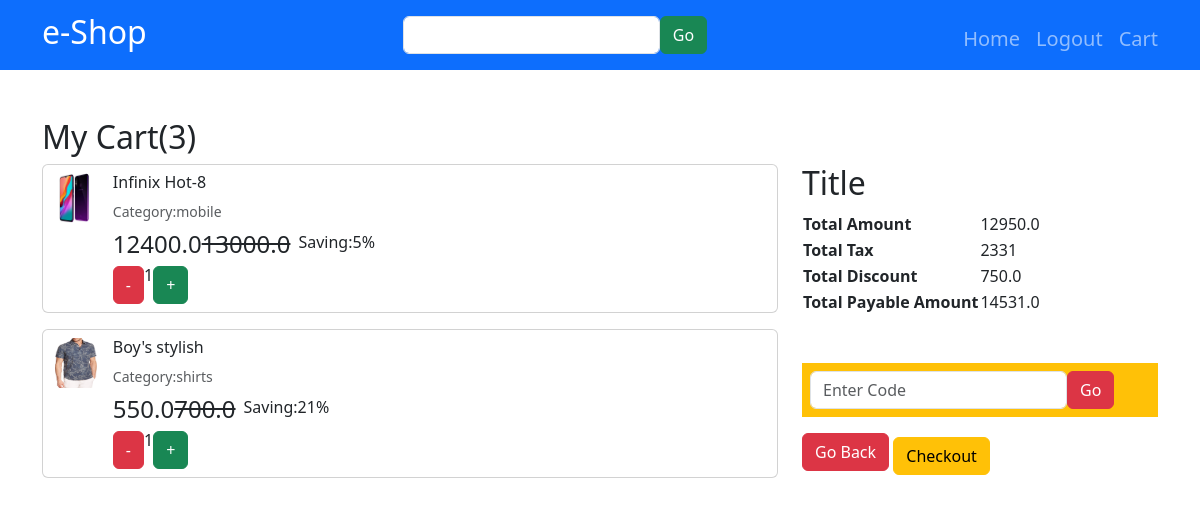
The page /cart/ (signed in) on the database as committed earlier.
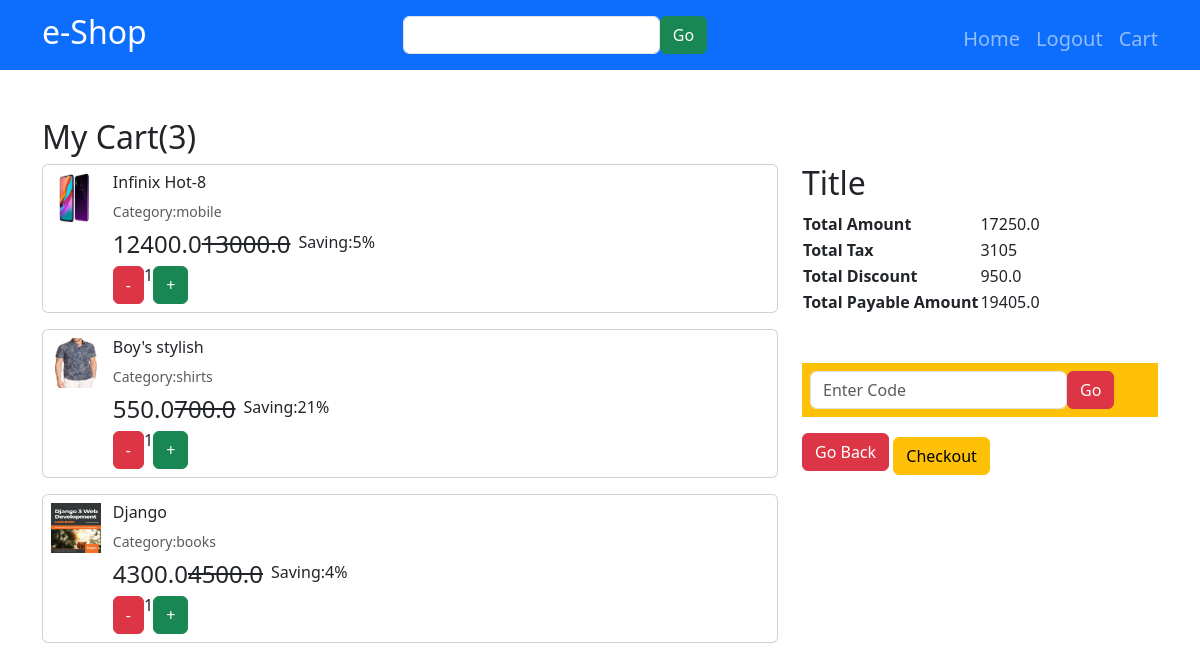
The same page on the database as committed later.
### shop/models.py (models this page shows, shortened)
class OrderItem(models.Model):
    user=models.ForeignKey(settings.AUTH_USER_MODEL,on_delete=models.CASCADE)
    ordered=models.BooleanField(default=False)
    item=models.ForeignKey(Product,on_delete=models.CASCADE)
    qty=models.IntegerField(default=1)
    def get_discount_price(self):
        return self.item.discount_price*self.qty
    def get_price(self):
        return self.item.price*self.qty
    def get_final_amount(self):
        if self.item.discount_price:
            return self.get_discount_price()
        else:
            return self.get_price()

class Product(models.Model):
    name=models.CharField(max_length=200)
    category=models.ForeignKey(Category, on_delete=models.CASCADE)
    description=models.TextField()
    image=models.ImageField()
    price=models.FloatField()
    slug=models.SlugField( null=True,blank=True)
    discount_price=models.FloatField(null=True,blank=True)
    brand=models.CharField(max_length=200)
    def getSavingParcent(self):
        result=((self.price-self.discount_price) / self.price)*100
        return round(result)

class Category(models.Model):
    title=models.CharField(max_length=200)
    description=models.TextField(null=True)
    slug=models.SlugField()

class Order(models.Model):
    user=models.ForeignKey(settings.AUTH_USER_MODEL,on_delete=models.CASCADE)
    ordered=models.BooleanField(default=False)
    items=models.ManyToManyField(OrderItem)
    ordered_date=models.DateTimeField(blank=True, null=True)
    created_at=models.DateTimeField(auto_now_add=True)
    coupon=models.ForeignKey('Coupon', on_delete=models.CASCADE,null=True,blank=True)
    address=models.ForeignKey("Address",on_delete=models.CASCADE,null=True,blank=True)
    def get_total_amount(self):
        total=0
        for oi in  self.items.all():
            total +=oi.get_final_amount()
        return total
    def get_total_dis_amount(self):
        total=0
        for oi in  self.items.all():
            total +=oi.get_price()
        return total
    def get_tax_amount(self):
        return int(self.get_total_amount() * 0.18)
    def get_discount_amount(self):
        return self.get_total_dis_amount()- self.get_total_amount()
    def get_payable_amount(self):
        return self.get_total_amount()+self.get_tax_amount()-self.get_discount_amount()

### shop/views.py (the view)
# urls.py: path('cart/',myCart,name='cart'),
@login_required()
def myCart(r):
    data={}
    data['order']=Order.objects.get(user=r.user,ordered=False)
    return render(r, 'cart.html',data)

### templates/cart.html (shortened to what this page needs)
{% extends "base.html" %}
{% block content %}
<div class="container">
    <div class="row">
        <h2 class="h2">My Cart(3)</h2>
    </div>
    <div class="row">
        <div class="col-8">
            {% for order_item in order.items.all %}
            <div class="card mb-3 p-2">
                <div class="row d-flex">
                    <div class="col-1">
                        <img src="{{order_item.item.image.url}}" class="" style="height: 50px; width:50px" alt="">
                    </div>
                    <div class="col-10">
                        <div class="">
                            <h2 class="h6">{{order_item.item.name}}</h2>
                            <p class="text small mb-2 text-muted">Category:{{order_item.item.category.title}}</p>
                            <div class=" d-flex gap-2">
                                {% if order_item.item.discount_price %}
                                <h4>{{order_item.item.discount_price}}<del>{{order_item.item.price }}</del></h4>
                                <span class="">Saving:{{order_item.item.getSavingParcent}}%</span>
                                {% else %}
                                <h4>{{order_item.get_price}}</h4>
                                {% endif %}
                            </div>
                            <div class="d-flex  align-itmes-baseline">
                                <a href="{% url 'removeCart' order_item.item.slug %}" class="btn btn-danger">-</a>
                                <span class="h6">{{order_item.qty}}</span>
                                <a href="{% url 'addCart' order_item.item.slug %}" class="btn btn-success">+</a>
                            </div>
                        </div>
                    </div>
                </div>
            </div>
            {% endfor %}
        </div>
        <div class="col-4">
            <table>
                <h2>Title</h2>
                <tr>
                    <th>Total Amount</th>
                    <td>{{order.get_total_amount}}</td>
                </tr>
                <tr>
                    <th>Total Tax</th>
                    <td>{{order.get_tax_amount}}</td>
                </tr>
                <tr>
                    <th>Total Discount</th>
                    <td>{{order.get_discount_amount}}</td>
                </tr>
                {% if order.coupon %}
                <tr>
                    <th>Total Payable Amount</th>
                    <td>{{ order.get_payable_couopon_amount }}</td>
                </tr>
                {% else %}
                    <tr>
                        <th>Total Payable Amount</th>
                        <td>{{order.get_payable_amount}}</td>
                    </tr>
                {% endif %}
            </table>
            {% if not order.coupon %}
            <div class="d-flex mt-5 bg-warning p-2 jsutify-content-center">
                <form action="{% url 'addCoupon' %}" method="post" class="d-flex">
                    <input type="text" placeholder="Enter Code" name="code" class="form-control">
                    <button type="submit" value="Go" class="btn btn-danger">Go</button>
                </form>
            </div>
            {% endif %}
            <div class="gap-2 mt-3 ">
                <a href="" class="btn btn-danger mb-2">Go Back</a>
                <a href="{% url 'checkout' %}" class="btn btn-warning ">Checkout</a>
            </div>
        </div>
    </div>
    {% endblock %}

### templates/base.html (shortened to what this page needs)
<!DOCTYPE html>
<html lang="en">
<head>
    <link href="https://cdn.jsdelivr.net/npm/bootstrap@5.3.0-alpha1/dist/css/bootstrap.min.css" rel="stylesheet">
</head>
<body>
    <nav class="navbar-expand-lg navbar-dark bg-primary ">
        <div class="container d-flex justify-content-between py-2 ">
            <a href="{% url 'homepage' %}" class="navbar-brand fs-2">e-Shop</a>
            <form action="" method="get" class="d-flex py-2 ">
                <input type="text" name="product_search" class="form-control" >
                <button class="btn btn-success">Go</button>
            </form>
            <ul class="navbar-nav fs-5 mt-2 gap-3 ">
                <li class="nav-item"><a href="" class="nav-link">Home</a></li>
                {% if user.is_authenticated %}
                <li class="nav-item"><a href="{% url 'logout' %}"class="nav-link">Logout</a></li>
                {% else %}
                <li class="nav-item"><a href="{% url 'registration' %}"class="nav-link">Register</a></li>
                <li class="nav-item"><a href="{% url 'login' %}"class="nav-link">Login</a></li>
                {% endif %}
                <li class="nav-item"><a href="{% url 'cart' %}"class="nav-link">Cart</a></li>
            </ul>
        </div>
    </nav>
    {% block content %}
    {% endblock%}
</body>
</html>

Rows that differ between the two databases and show on the page:
added OrderItem: item.image (picture), item.name "Django", item.category "books", item.discount_price "4300.0", item.price "4500.0", item.getSavingParcent "4", qty "1"
changed Order: get_total_amount "12950.0" → "17250.0"; get_tax_amount "2331" → "3105"; get_discount_amount "750.0" → "950.0"; get_payable_amount "14531.0" → "19405.0"
